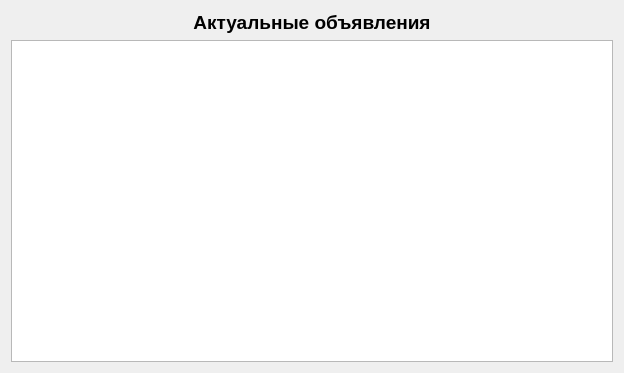
<?xml version="1.0" encoding="UTF-8"?>
<ui version="4.0">
 <class>list_of_events</class>
 <widget class="QWidget" name="list_of_events">
  <property name="geometry">
   <rect>
    <x>0</x>
    <y>0</y>
    <width>624</width>
    <height>373</height>
   </rect>
  </property>
  <property name="windowTitle">
   <string>Form</string>
  </property>
  <layout class="QGridLayout" name="gridLayout">
   <item row="0" column="0">
    <widget class="QLabel" name="label">
     <property name="font">
      <font>
       <pointsize>14</pointsize>
       <weight>75</weight>
       <bold>true</bold>
      </font>
     </property>
     <property name="text">
      <string>Актуальные объявления</string>
     </property>
     <property name="alignment">
      <set>Qt::AlignCenter</set>
     </property>
    </widget>
   </item>
   <item row="1" column="0">
    <widget class="QTableView" name="tableView">
     <property name="showGrid">
      <bool>false</bool>
     </property>
     <property name="gridStyle">
      <enum>Qt::NoPen</enum>
     </property>
    </widget>
   </item>
  </layout>
 </widget>
 <resources/>
 <connections/>
</ui>
